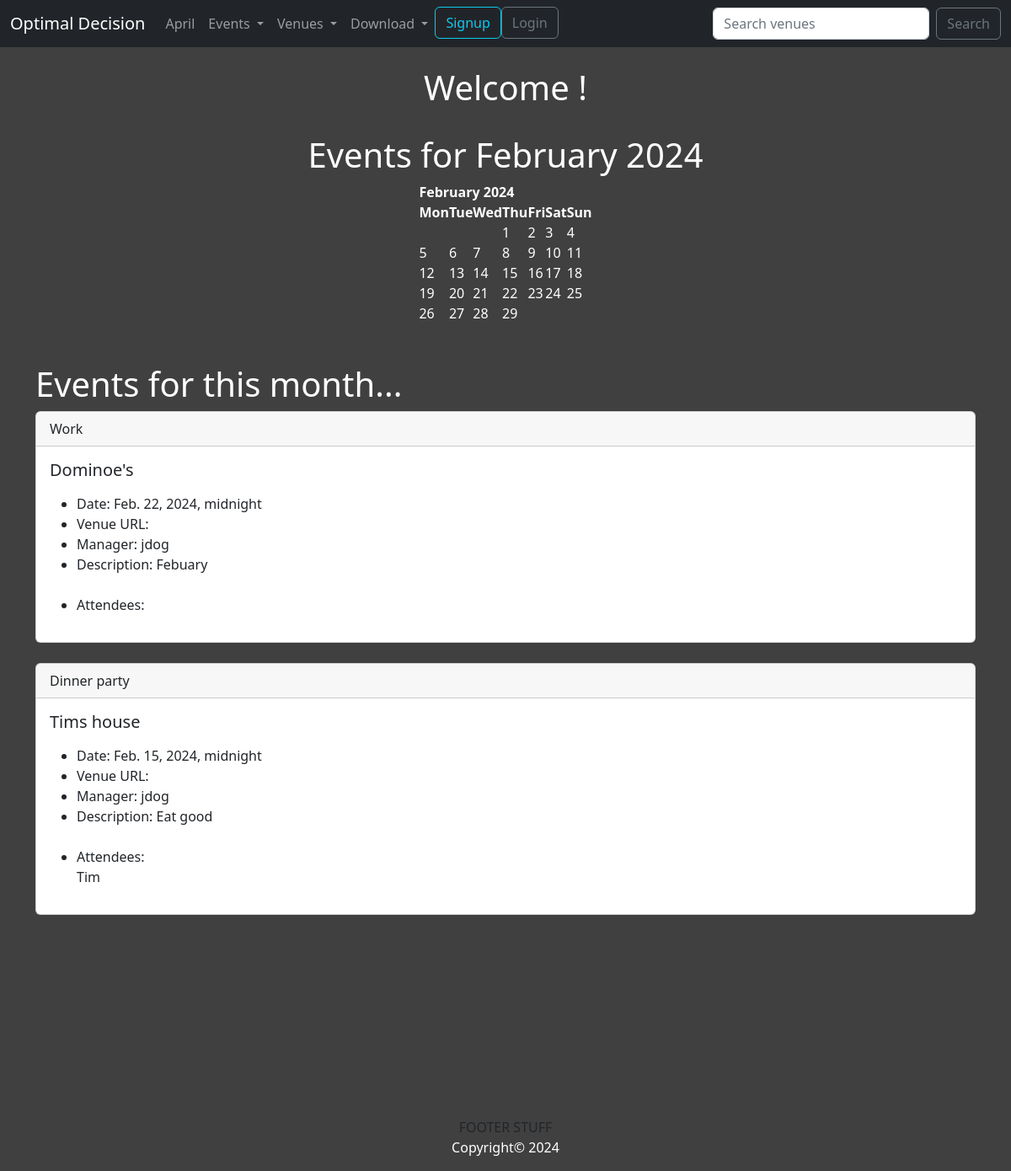
Before: / with the older database file.
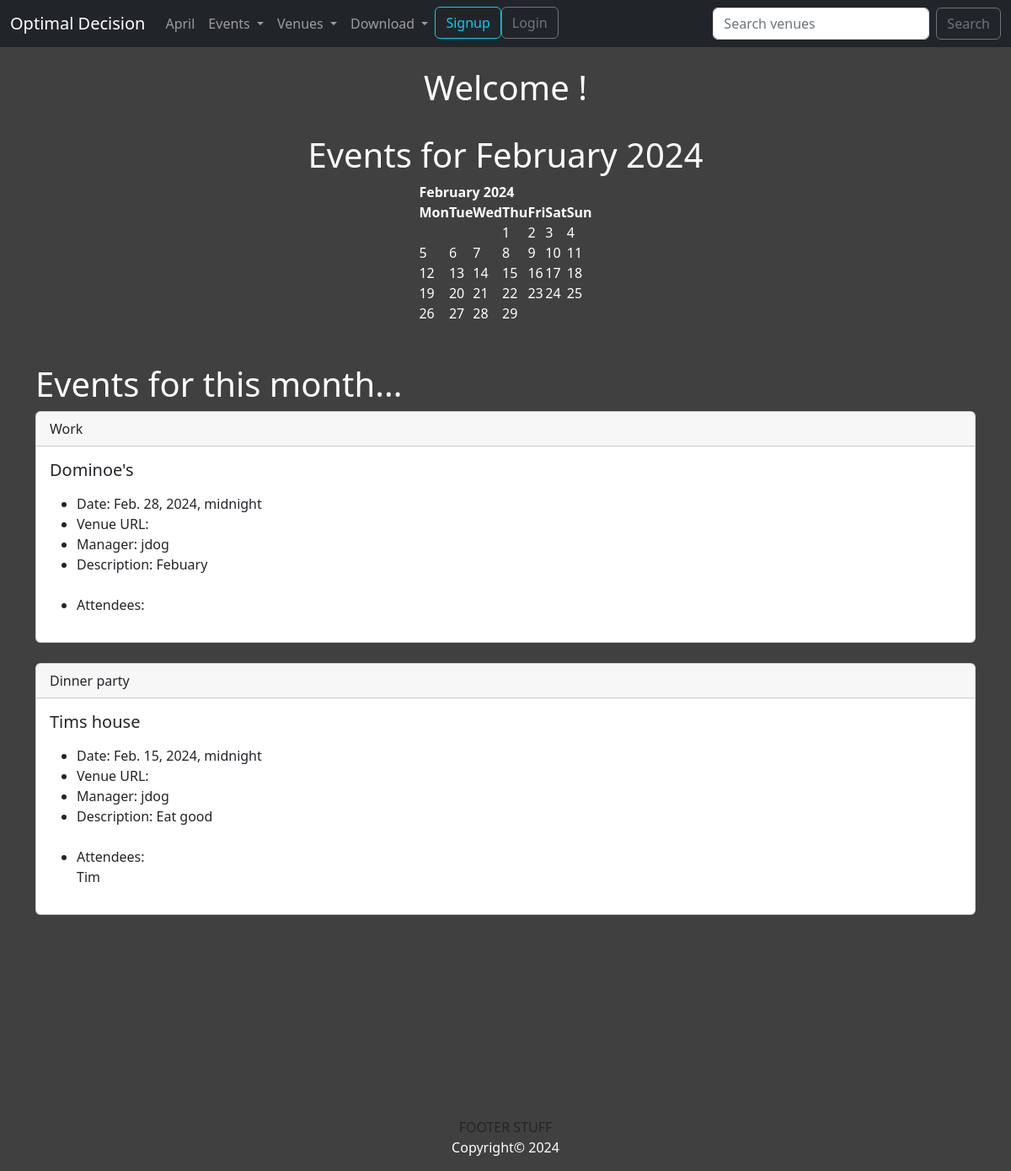
After: the same page with the newer database file.
### events/models.py (models this page shows, shortened)
class Event(models.Model):
    name = models.CharField('Event Name', max_length=120)
    event_date = models.DateTimeField('Event Date')
    venue = models.ForeignKey(Venue, blank=True, null=True, on_delete=models.CASCADE)
    manager = models.ForeignKey(User, related_name='manager', blank=True, null=True, on_delete=models.SET_NULL)
    description = models.TextField(blank=True)
    attendees = models.ManyToManyField(User, related_name='attendee', blank=True)
    def __str__(self):
        return self.name

class Venue(models.Model):
    name = models.CharField('Event Name', max_length=120)
    address = models.CharField('Address', max_length=300)
    zip_code = models.CharField('Zip Code', max_length=10)
    phone = models.CharField('Contact Phone', blank=True, max_length=25)
    web = models.URLField('Website Address', blank=True)
    email_address = models.EmailField('Email Address', blank=True)
    owner = models.IntegerField('Venue Owner', blank=False, default=1)
    venue_image = models.ImageField(blank=True, null=True, upload_to='images/')
    def __str__(self):
        return self.name

### events/views.py (the view)
# urls.py: path('', views.homePageView, name='home'),
def homePageView(request, year=datetime.now().year, month=datetime.now().strftime('%B')):
    name = ''
    month = month.title()
    month_number = list(calendar.month_name).index(month)
    month_number = int(month_number)
    cal = HTMLCalendar().formatmonth(year, month_number)
    now = datetime.now()
    current_year = now.year
    events_list = Event.objects.filter(event_date__year=year, event_date__month=month_number)
    return render(request, 'events/home.html', {
            'name': name,
            'year': year,
            'month': month,
            'month_number': month_number,
            'cal': cal,
            'current_year': current_year,
            'events_list': events_list
            })

### events/templates/events/home.html (shortened to what this page needs)
{% extends 'events/base.html' %}
{% block content %}
<center>
<h1>Welcome {{ user.get_username }}!</h1>
<br>
<h1>Events for {{ month}} {{ year }}</h1>
{{ cal|safe }}
</center>
<h1>Events for this month...</h1>
{% if events_list %}
    {% for event in events_list %}
<div class="card">
  <div class="card-header">
            {{ event }}</td>
  </div>
    <div class="card-body">
        <h5 class="card-title">{{ event.venue }}</h5>
        <p class="card-text">
            <ul>
                <li>Date: {{ event.event_date }} </li>
                <li>Venue URL: {{ event.venue.web }} </li>
                <li> Manager: {{ event.manager }} </li>
                <li>Description: {{ event.description }} </li>
                <br/>
                <li>Attendees:</li>
                {% for attendee in event.attendees.all %}
                {{ attendee }}<br/>
                {% endfor %}
            </ul>
        </p>
      </div>
</div>
    {% endfor %}
{% else %}
<p>Sorry, there are no events for this month.</p>
{% endif %}
{% endblock content %}

Changed rows visible on the page:
changed Event "Work": event_date "Feb. 22, 2024, midnight" → "Feb. 28, 2024, midnight"
